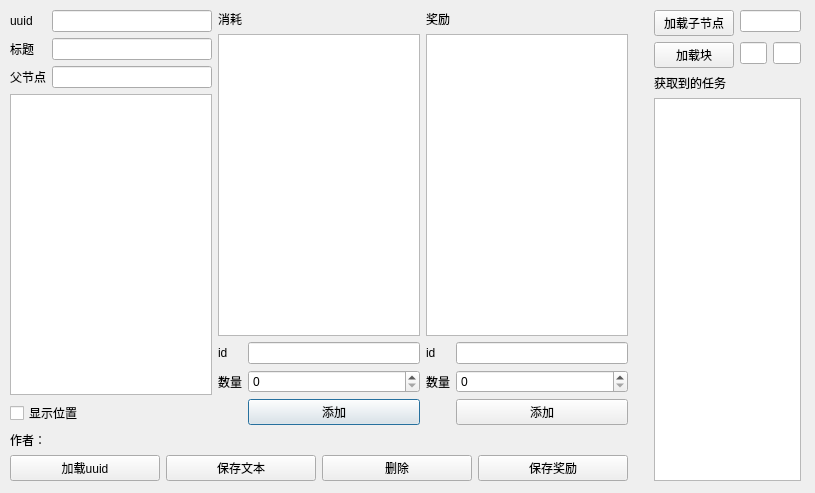
<?xml version="1.0" encoding="UTF-8"?>
<ui version="4.0">
 <class>mission</class>
 <widget class="QDialog" name="mission">
  <property name="geometry">
   <rect>
    <x>0</x>
    <y>0</y>
    <width>815</width>
    <height>493</height>
   </rect>
  </property>
  <property name="windowTitle">
   <string>Dialog</string>
  </property>
  <widget class="QWidget" name="horizontalLayoutWidget_3">
   <property name="geometry">
    <rect>
     <x>10</x>
     <y>10</y>
     <width>791</width>
     <height>471</height>
    </rect>
   </property>
   <layout class="QHBoxLayout" name="horizontalLayout_3">
    <item>
     <layout class="QVBoxLayout" name="verticalLayout_4">
      <item>
       <layout class="QHBoxLayout" name="horizontalLayout">
        <item>
         <layout class="QVBoxLayout" name="verticalLayout_3">
          <item>
           <layout class="QFormLayout" name="formLayout">
            <item row="0" column="0">
             <widget class="QLabel" name="label_3">
              <property name="text">
               <string>uuid</string>
              </property>
             </widget>
            </item>
            <item row="0" column="1">
             <widget class="QLineEdit" name="lineEdit_uuid"/>
            </item>
            <item row="1" column="0">
             <widget class="QLabel" name="label_4">
              <property name="text">
               <string>标题</string>
              </property>
             </widget>
            </item>
            <item row="1" column="1">
             <widget class="QLineEdit" name="lineEdit_title"/>
            </item>
            <item row="2" column="0">
             <widget class="QLabel" name="label_5">
              <property name="text">
               <string>父节点</string>
              </property>
             </widget>
            </item>
            <item row="2" column="1">
             <widget class="QLineEdit" name="lineEdit_parent_uuid_2"/>
            </item>
           </layout>
          </item>
          <item>
           <widget class="QTextEdit" name="textEdit_text"/>
          </item>
          <item>
           <widget class="QCheckBox" name="checkBox_showPosition">
            <property name="text">
             <string>显示位置</string>
            </property>
           </widget>
          </item>
         </layout>
        </item>
        <item>
         <layout class="QVBoxLayout" name="verticalLayout">
          <item>
           <widget class="QLabel" name="label">
            <property name="text">
             <string>消耗</string>
            </property>
           </widget>
          </item>
          <item>
           <widget class="QTableWidget" name="tableWidget_need"/>
          </item>
          <item>
           <layout class="QFormLayout" name="formLayout_2">
            <item row="0" column="0">
             <widget class="QLabel" name="label_8">
              <property name="text">
               <string>id</string>
              </property>
             </widget>
            </item>
            <item row="0" column="1">
             <widget class="QLineEdit" name="lineEdit_need_add_id"/>
            </item>
            <item row="1" column="0">
             <widget class="QLabel" name="label_9">
              <property name="text">
               <string>数量</string>
              </property>
             </widget>
            </item>
            <item row="2" column="1">
             <widget class="QPushButton" name="pushButton_need_add_submit">
              <property name="text">
               <string>添加</string>
              </property>
             </widget>
            </item>
            <item row="1" column="1">
             <widget class="QSpinBox" name="spinBox_need_add_num"/>
            </item>
           </layout>
          </item>
         </layout>
        </item>
        <item>
         <layout class="QVBoxLayout" name="verticalLayout_2">
          <item>
           <widget class="QLabel" name="label_2">
            <property name="text">
             <string>奖励</string>
            </property>
           </widget>
          </item>
          <item>
           <widget class="QTableWidget" name="tableWidget_reward"/>
          </item>
          <item>
           <layout class="QFormLayout" name="formLayout_6">
            <item row="0" column="0">
             <widget class="QLabel" name="label_12">
              <property name="text">
               <string>id</string>
              </property>
             </widget>
            </item>
            <item row="0" column="1">
             <widget class="QLineEdit" name="lineEdit_reward_add_id"/>
            </item>
            <item row="1" column="0">
             <widget class="QLabel" name="label_13">
              <property name="text">
               <string>数量</string>
              </property>
             </widget>
            </item>
            <item row="2" column="1">
             <widget class="QPushButton" name="pushButton_reward_add_submit">
              <property name="text">
               <string>添加</string>
              </property>
             </widget>
            </item>
            <item row="1" column="1">
             <widget class="QSpinBox" name="spinBox_reward_add_num"/>
            </item>
           </layout>
          </item>
         </layout>
        </item>
       </layout>
      </item>
      <item>
       <layout class="QFormLayout" name="formLayout_4">
        <item row="1" column="1">
         <widget class="QLabel" name="label_author">
          <property name="text">
           <string/>
          </property>
         </widget>
        </item>
        <item row="1" column="0">
         <widget class="QLabel" name="label_7">
          <property name="text">
           <string>作者：</string>
          </property>
         </widget>
        </item>
       </layout>
      </item>
      <item>
       <layout class="QHBoxLayout" name="horizontalLayout_2">
        <item>
         <widget class="QPushButton" name="pushButton_load_uuid">
          <property name="text">
           <string>加载uuid</string>
          </property>
         </widget>
        </item>
        <item>
         <widget class="QPushButton" name="pushButton_submit">
          <property name="text">
           <string>保存文本</string>
          </property>
         </widget>
        </item>
        <item>
         <widget class="QPushButton" name="pushButton_remove">
          <property name="text">
           <string>删除</string>
          </property>
         </widget>
        </item>
        <item>
         <widget class="QPushButton" name="pushButton_save">
          <property name="text">
           <string>保存奖励</string>
          </property>
         </widget>
        </item>
       </layout>
      </item>
     </layout>
    </item>
    <item>
     <spacer name="verticalSpacer">
      <property name="orientation">
       <enum>Qt::Vertical</enum>
      </property>
      <property name="sizeHint" stdset="0">
       <size>
        <width>20</width>
        <height>40</height>
       </size>
      </property>
     </spacer>
    </item>
    <item>
     <layout class="QVBoxLayout" name="verticalLayout_5">
      <item>
       <layout class="QFormLayout" name="formLayout_3">
        <item row="0" column="1">
         <widget class="QLineEdit" name="lineEdit_parent_uuid"/>
        </item>
        <item row="1" column="1">
         <layout class="QHBoxLayout" name="horizontalLayout_4">
          <item>
           <widget class="QLineEdit" name="lineEdit_x"/>
          </item>
          <item>
           <widget class="QLineEdit" name="lineEdit_y"/>
          </item>
         </layout>
        </item>
        <item row="0" column="0">
         <widget class="QPushButton" name="pushButton_load_children">
          <property name="text">
           <string>加载子节点</string>
          </property>
         </widget>
        </item>
        <item row="1" column="0">
         <widget class="QPushButton" name="pushButton_load_chunk">
          <property name="text">
           <string>加载块</string>
          </property>
         </widget>
        </item>
       </layout>
      </item>
      <item>
       <widget class="QLabel" name="label_6">
        <property name="text">
         <string>获取到的任务</string>
        </property>
       </widget>
      </item>
      <item>
       <widget class="QListWidget" name="listWidget_missions"/>
      </item>
     </layout>
    </item>
   </layout>
  </widget>
 </widget>
 <resources/>
 <connections/>
</ui>
